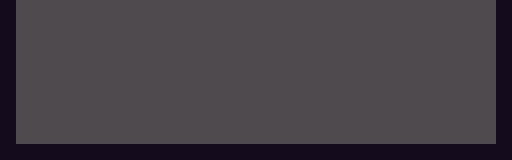

A level layout from a 2D game, rendered from its tile map. Below: a short description, then the map file with tile-grid data replaced by summaries:
An orthogonal 32x10 tile map with 16x16 px tiles, 2 tile layers (BACKGROUND, FOREGROUND) and 3 objects.

<map version="1.0" orientation="orthogonal" renderorder="right-down" width="32" height="10" tilewidth="16" tileheight="16" nextobjectid="24">
 <tileset firstgid="1" name="TILES_TMP" tilewidth="16" tileheight="16">
  <image source="../../img/tiles_placeholder.png" width="64" height="32" />
 </tileset>
 <objectgroup name="EVENTS" />
 <objectgroup name="SOLIDS">
  <object id="3" x="0" y="0" width="16" height="160" />
  <object id="4" x="16" y="144" width="480" height="16" />
  <object id="5" x="496" y="0" width="16" height="160" />
 </objectgroup>
 <layer name="BACKGROUND" width="32" height="10">
  <data>[320 cells, 320 non-empty, 1 distinct tile ids]</data>
 </layer>
 <objectgroup name="OBJECTS" />
 <layer name="FOREGROUND" width="32" height="10">
  <data>[320 cells, 50 non-empty, 1 distinct tile ids]</data>
 </layer>
</map>
